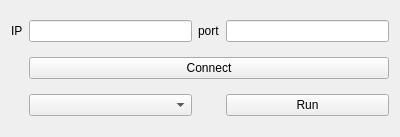
<?xml version="1.0" encoding="UTF-8"?>
<ui version="4.0">
 <class>ConnectionWidget</class>
 <widget class="QWidget" name="ConnectionWidget">
  <property name="geometry">
   <rect>
    <x>0</x>
    <y>0</y>
    <width>400</width>
    <height>137</height>
   </rect>
  </property>
  <property name="windowTitle">
   <string>Form</string>
  </property>
  <layout class="QGridLayout" name="gridLayout">
   <item row="5" column="1">
    <widget class="QComboBox" name="commandBox"/>
   </item>
   <item row="1" column="0">
    <widget class="QLabel" name="label">
     <property name="text">
      <string>IP</string>
     </property>
    </widget>
   </item>
   <item row="1" column="1">
    <widget class="QLineEdit" name="ipLine"/>
   </item>
   <item row="5" column="3">
    <widget class="QPushButton" name="runButton">
     <property name="text">
      <string>Run</string>
     </property>
    </widget>
   </item>
   <item row="1" column="2">
    <widget class="QLabel" name="label_2">
     <property name="text">
      <string>port</string>
     </property>
    </widget>
   </item>
   <item row="1" column="3">
    <widget class="QLineEdit" name="portLine"/>
   </item>
   <item row="2" column="1" colspan="3">
    <widget class="QPushButton" name="connectButton">
     <property name="text">
      <string>Connect</string>
     </property>
    </widget>
   </item>
  </layout>
 </widget>
 <resources/>
 <connections/>
</ui>
